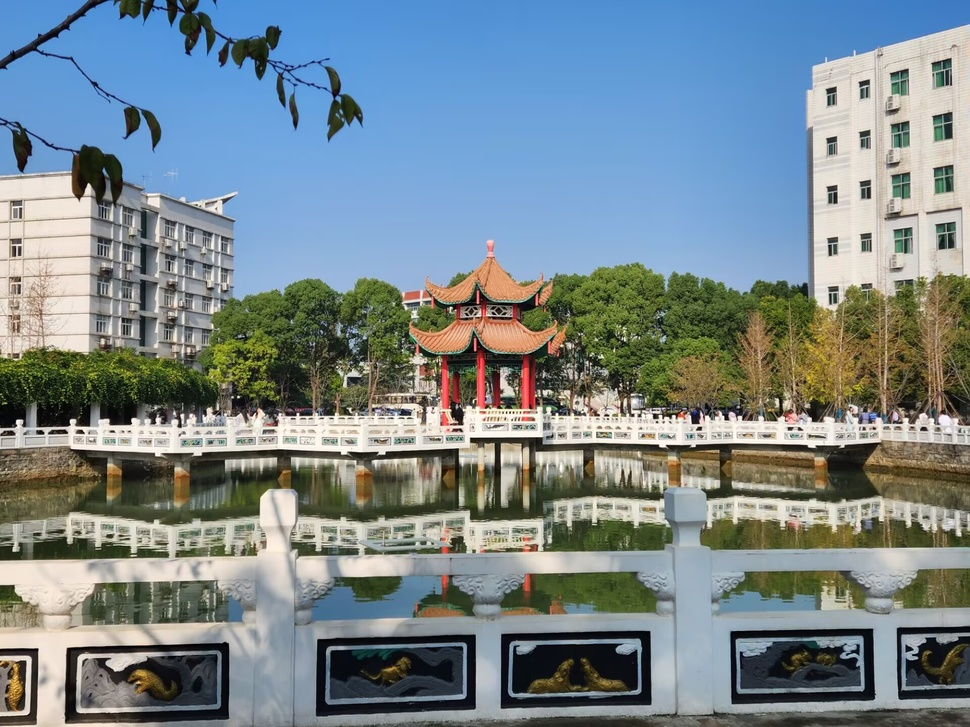
#> input picture Class/my.jpg, 970 x 727 px, shrunk from 1920 x 1440 before the run
$ python '4.4Hough变换.py'
#> lines starting #> are read from the running program, lines starting #| are printed output that depends on the picture
import cv2
import numpy as np
import matplotlib.pyplot as plt

# 读取图像
image = cv2.imread('my.jpg')
#> image is the input picture: shape (727, 970, 3); mean B, G, R 140.2, 134.8, 120.4
gray = cv2.cvtColor(image, cv2.COLOR_BGR2GRAY)
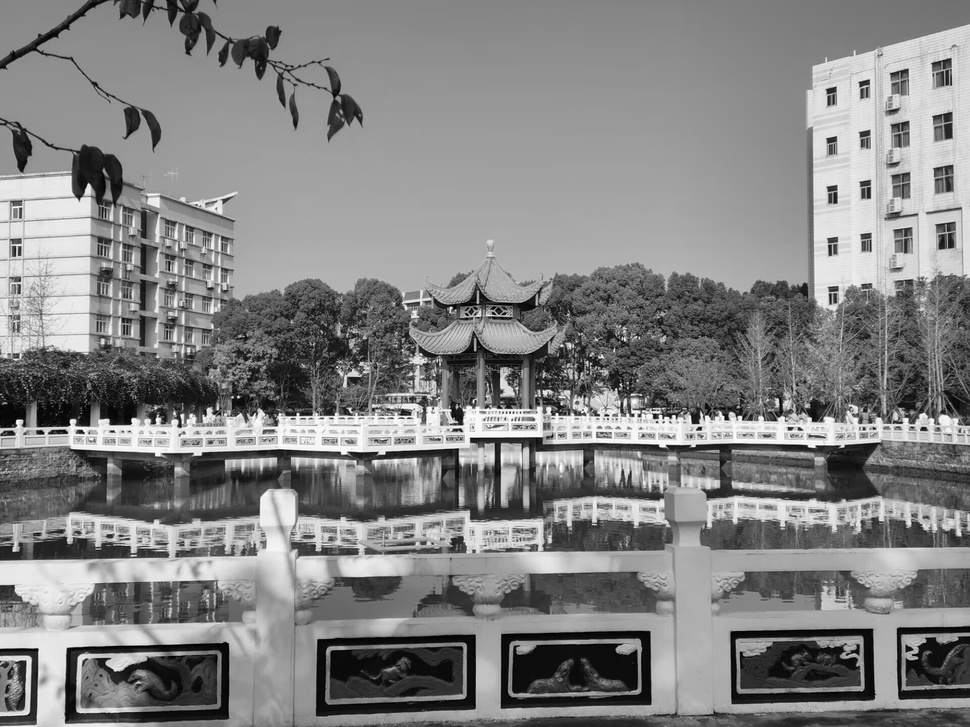
#> gray: shape (727, 970); min 0, max 255, mean 131.1

# 使用Canny边缘检测
edges = cv2.Canny(gray, 50, 150)
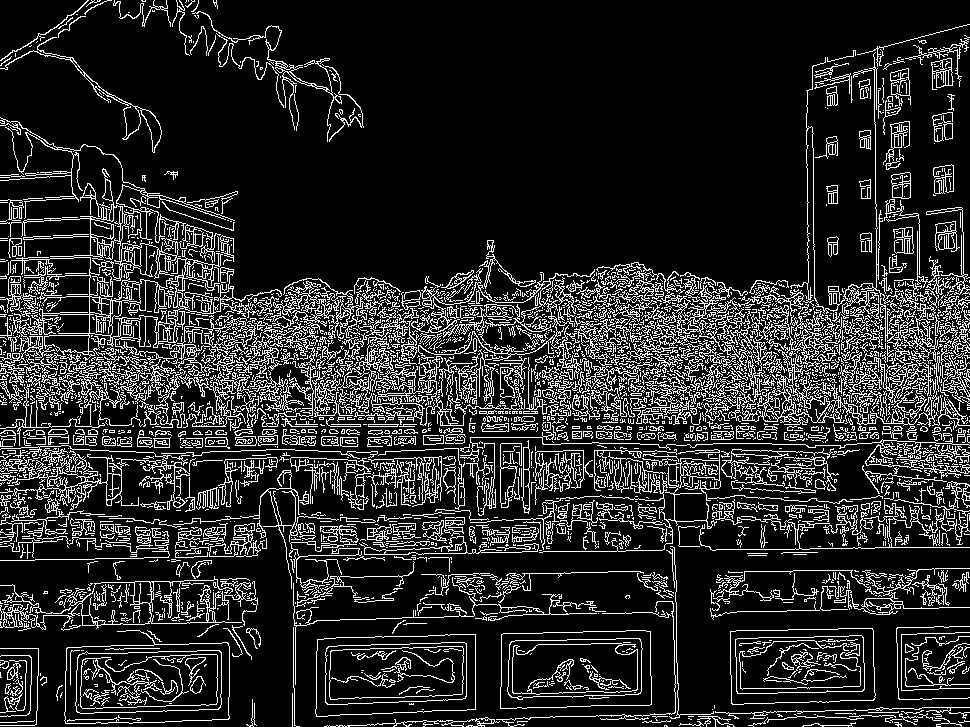
#> edges: shape (727, 970); 15.7% white in thin lines or dots

# 使用概率Hough变换检测直线
# 1. edges：边缘检测的图像
# 2. 1：距离分辨率（一般为1，表示每个像素为单位）
# 3. np.pi / 180：角度分辨率，每次旋转1度
# 4. 100：累加器的阈值，投票数大于此值则认为是直线
# 5. minLineLength：直线的最小长度，小于此值的线段会被排除
# 6. maxLineGap：两个线段的最大间隔，两个相距较近的线段会被认为是一个直线
lines = cv2.HoughLinesP(edges, 1, np.pi / 180, 100, minLineLength=50, maxLineGap=10)
#> lines = 1100 rows, first 6: [526, 344, 862, 314], [454, 353, 968, 326], [0, 373, 204, 366], [296, 367, 958, 413], [371, 309, 460, 308], [670, 380, 969, 396]

# 在图像上绘制检测到的直线
for line in lines:
    x1, y1, x2, y2 = line[0]
    cv2.line(image, (x1, y1), (x2, y2), (0, 0, 255), 2)
#> this loop made 1100 passes
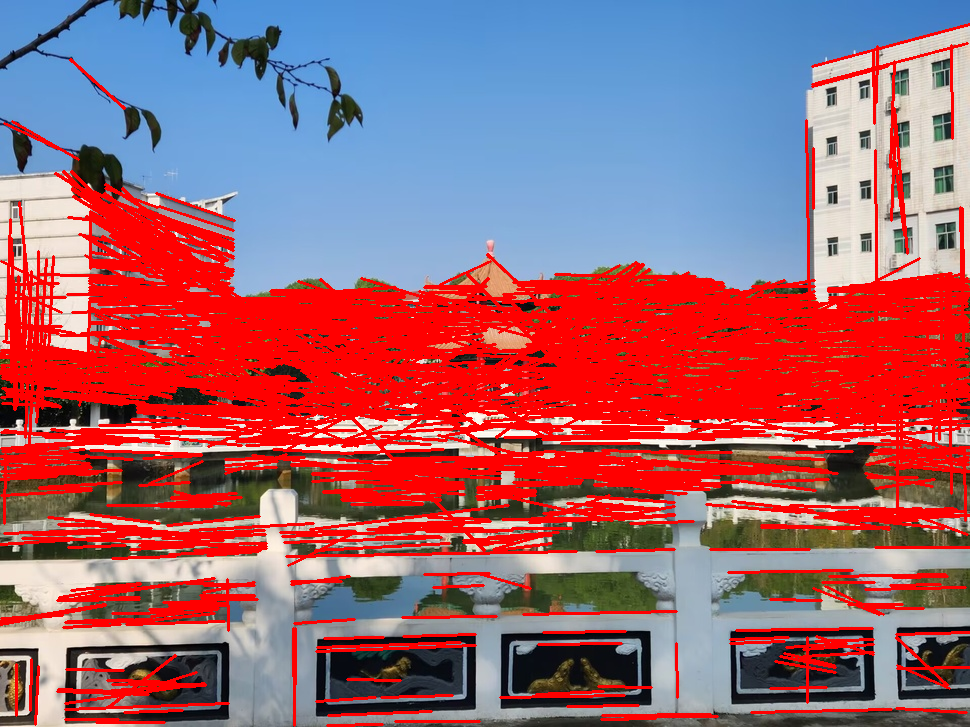
#> image: shape (727, 970, 3); mean B, G, R 111.9, 99.8, 159.8

# 显示结果
plt.imshow(cv2.cvtColor(image, cv2.COLOR_BGR2RGB))
plt.title("Improved Hough Line Transform")
plt.show()

$ run again, with Class/face.jpg copied over Class/my.jpg
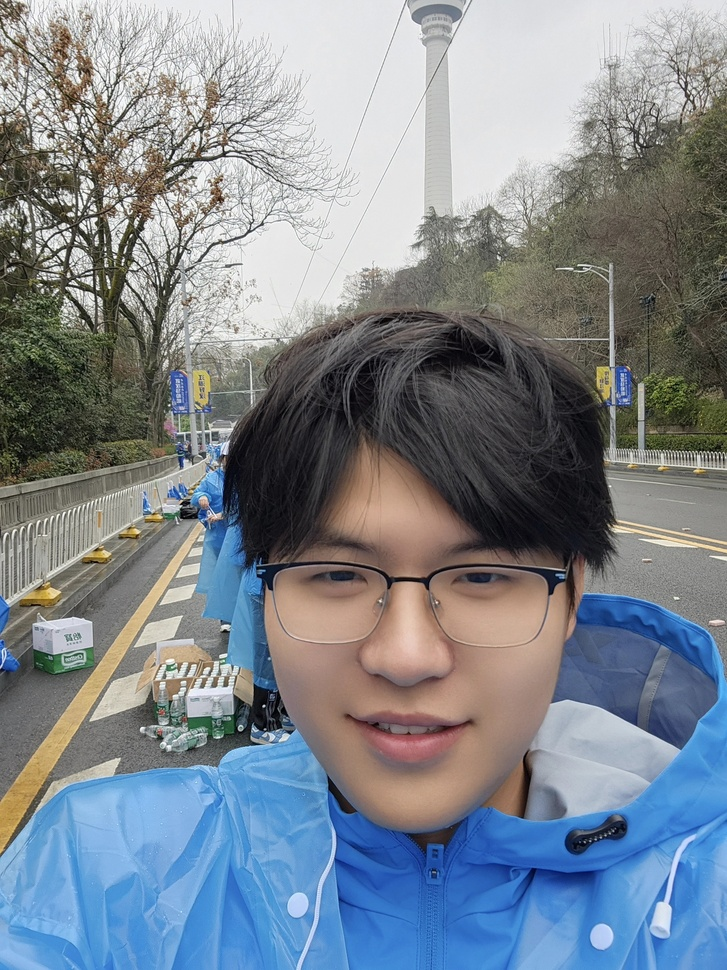
#> input picture Class/face.jpg, 727 x 970 px, shrunk from 2208 x 2944 before the run
#> image is the input picture: shape (970, 727, 3); mean B, G, R 143.4, 134.5, 125.8
#> `edges = cv2.Canny(gray, 50, 150)`:
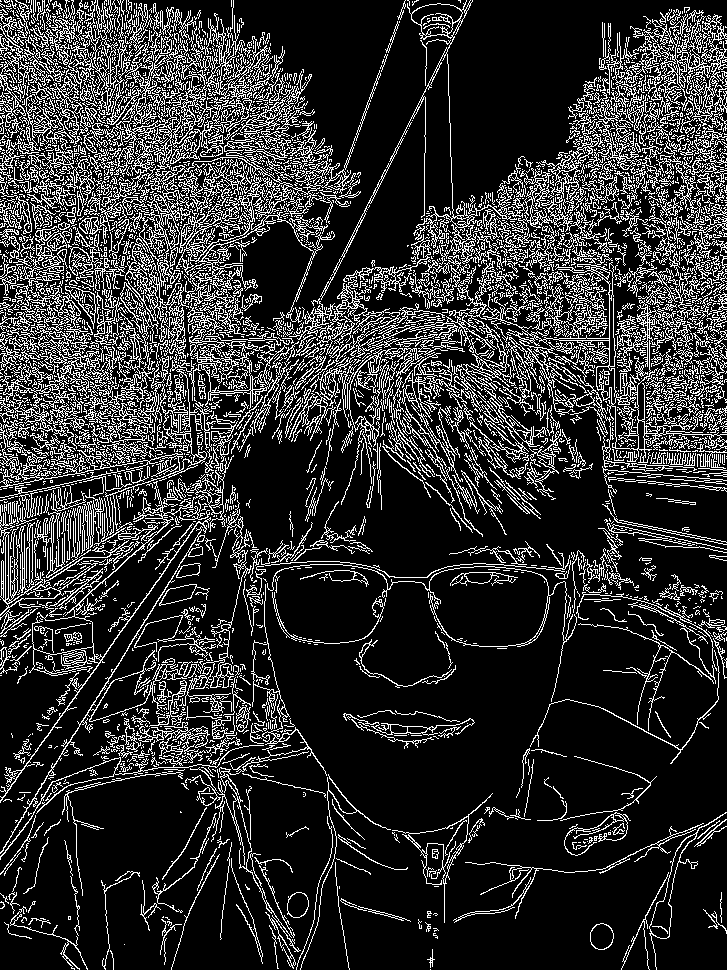
#> edges: shape (970, 727); 18.8% white in thin lines or dots
#> lines = 1502 rows, first 6: [372, 357, 713, 16], [280, 419, 462, 266], [308, 431, 720, 19], [1, 53, 252, 304], [450, 396, 613, 233], [0, 36, 261, 297]
#> the loop `for line in lines:` made 1502 passes
#> after the loop `for line in lines:`:
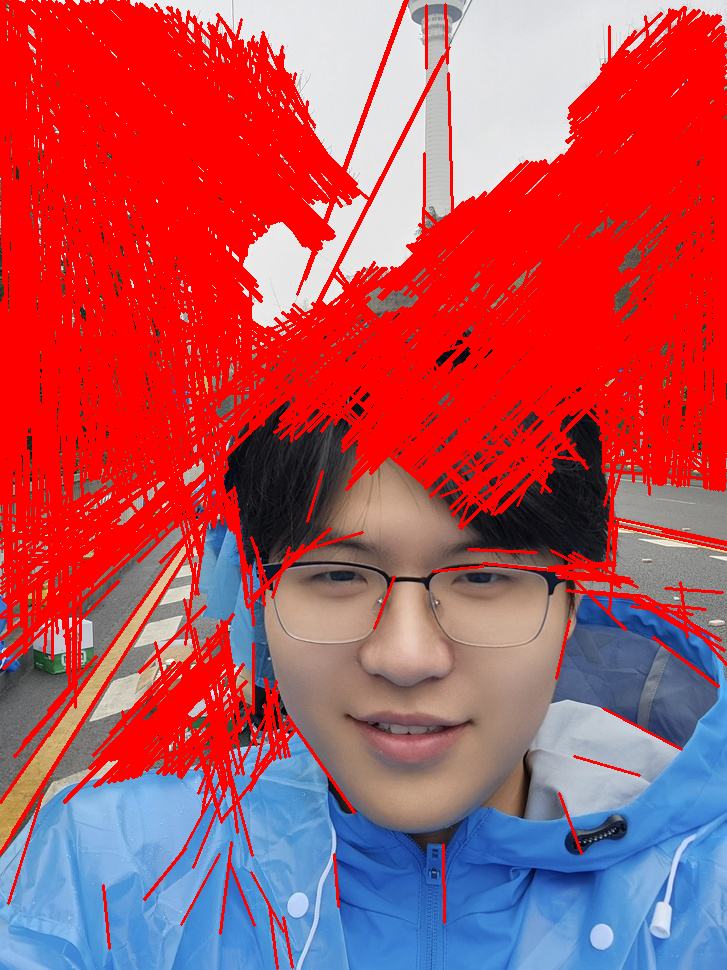
#> image: shape (970, 727, 3); mean B, G, R 91.1, 79.9, 183.9
